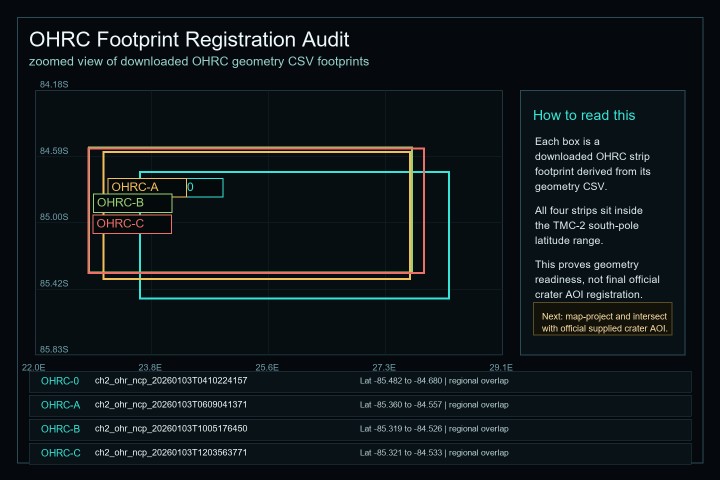
#> input picture data/processed/demo_assets/ohrc_footprint_registration_focus.png, 1440 x 960 px (shown at 1/2 size)
$ python -i derive_ohrc_registration_hazards.py   (imports and definitions only)
#> lines starting #> are read from the running program, lines starting #| are printed output that depends on the picture; after the words box and inside, x2 and y2 are one past the last pixel; in counts of white or black regions, pixels touching at a corner belong together
from __future__ import annotations

import csv
import json
import math
import xml.etree.ElementTree as ET
from collections import deque
from pathlib import Path

import numpy as np
from PIL import Image, ImageDraw, ImageEnhance, ImageFilter, ImageFont, ImageOps


ROOT = Path(__file__).resolve().parents[1]
EXTRACTED = ROOT / "data" / "processed" / "extracted_minimal"
AOI_DIR = ROOT / "data" / "aoi"
TMC_XML = (
    ROOT
    / "data"
    / "processed"
    / "extracted_tmc2_south_pole"
    / "data"
    / "derived"
    / "20231203"
    / "ch2_tmc_ndn_20231203T0019079527_d_dtm_d18.xml"
)
DERIVED = ROOT / "data" / "processed" / "derived_layers"
DEMO = ROOT / "data" / "processed" / "demo_assets"
SUMMARY = DERIVED / "ohrc_registration_hazard_summary.json"
FOOTPRINT_CARD = DEMO / "ohrc_footprint_registration_focus.png"
HAZARD_CARD = DEMO / "ohrc_hazard_extraction_focus.png"
OFFICIAL_AOI = AOI_DIR / "official_crater_aoi.geojson"
PROXY_AOI = AOI_DIR / "dsc1_proxy_registration_harness.geojson"

OHR_PRODUCTS = [
    {
        "id": "OHRC-0",
        "product": "ch2_ohr_ncp_20260103T0410224157",
        "browse": EXTRACTED / "browse" / "calibrated" / "20260103" / "ch2_ohr_ncp_20260103T0410224157_b_brw_d18.png",
        "geometry": EXTRACTED / "geometry" / "calibrated" / "20260103" / "ch2_ohr_ncp_20260103T0410224157_g_grd_d18.csv",
    },
    {
        "id": "OHRC-A",
        "product": "ch2_ohr_ncp_20260103T0609041371",
        "browse": EXTRACTED / "browse" / "calibrated" / "20260103" / "ch2_ohr_ncp_20260103T0609041371_b_brw_d18.png",
        "geometry": EXTRACTED / "geometry" / "calibrated" / "20260103" / "ch2_ohr_ncp_20260103T0609041371_g_grd_d18.csv",
    },
    {
        "id": "OHRC-B",
        "product": "ch2_ohr_ncp_20260103T1005176450",
        "browse": EXTRACTED / "browse" / "calibrated" / "20260103" / "ch2_ohr_ncp_20260103T1005176450_b_brw_d18.png",
        "geometry": EXTRACTED / "geometry" / "calibrated" / "20260103" / "ch2_ohr_ncp_20260103T1005176450_g_grd_d18.csv",
    },
    {
        "id": "OHRC-C",
        "product": "ch2_ohr_ncp_20260103T1203563771",
        "browse": EXTRACTED / "browse" / "calibrated" / "20260103" / "ch2_ohr_ncp_20260103T1203563771_b_brw_d18.png",
        "geometry": EXTRACTED / "geometry" / "calibrated" / "20260103" / "ch2_ohr_ncp_20260103T1203563771_g_grd_d18.csv",
    },
]


# [52 lines left out: functions local_text, tmc_bbox, sample_geometry, not called in this run]


def ranges_overlap(a_min: float, a_max: float, b_min: float, b_max: float) -> bool:
    return max(a_min, b_min) <= min(a_max, b_max)


# [78 lines left out: functions iter_geojson_coords, load_active_aoi, aoi_pixel_window, not called in this run]


def normalize_gray(img: Image.Image) -> np.ndarray:
    gray = np.asarray(img.convert("L")).astype("float32")
    lo, hi = np.percentile(gray, [2, 98])
    if hi <= lo:
        hi = lo + 1
    return np.clip((gray - lo) / (hi - lo), 0, 1)


def gradient_score(arr: np.ndarray) -> np.ndarray:
    gx = np.zeros_like(arr)
    gy = np.zeros_like(arr)
    gx[:, 1:-1] = arr[:, 2:] - arr[:, :-2]
    gy[1:-1, :] = arr[2:, :] - arr[:-2, :]
    grad = np.sqrt(gx * gx + gy * gy)
    lo, hi = np.percentile(grad, [80, 99.5])
    if hi <= lo:
        hi = lo + 1
    return np.clip((grad - lo) / (hi - lo), 0, 1)


# [37 lines left out: function connected_components, not called in this run]


def content_bbox(arr: np.ndarray) -> tuple[int, int, int, int]:
    mask = arr > max(0.03, float(np.percentile(arr, 68)) * 0.18)
    ys, xs = np.where(mask)
    if len(xs) == 0 or len(ys) == 0:
        return (0, 0, arr.shape[1], arr.shape[0])
    margin_x = max(8, int((xs.max() - xs.min()) * 0.04))
    margin_y = max(8, int((ys.max() - ys.min()) * 0.04))
    return (
        max(0, int(xs.min()) - margin_x),
        max(0, int(ys.min()) - margin_y),
        min(arr.shape[1], int(xs.max()) + margin_x),
        min(arr.shape[0], int(ys.max()) + margin_y),
    )


def hazard_candidates(img: Image.Image, source_window: list[int] | None = None) -> list[dict]:
    offset_x = 0
    offset_y = 0
    if source_window:
        x1, y1, x2, y2 = source_window
        img = img.crop((x1, y1, x2, y2))
        offset_x = x1
        offset_y = y1
    small = img.convert("L")
    small.thumbnail((720, 720), Image.Resampling.LANCZOS)
    arr = normalize_gray(small)
    grad = gradient_score(arr)
    x1, y1, x2, y2 = content_bbox(arr)
    tile = 34
    candidates: list[dict] = []
    for y in range(y1, max(y1 + 1, y2 - tile), tile // 2):
        for x in range(x1, max(x1 + 1, x2 - tile), tile // 2):
            patch = arr[y : y + tile, x : x + tile]
            edge = grad[y : y + tile, x : x + tile]
            if patch.size == 0:
                continue
            brightness = float(patch.mean())
            if brightness < 0.05:
                continue
            local_contrast = float(np.percentile(patch, 92) - np.percentile(patch, 8))
            edge_energy = float(edge.mean())
            dark_core = float(1.0 - np.percentile(patch, 20))
            score = 0.50 * local_contrast + 0.35 * edge_energy + 0.15 * dark_core
            candidates.append(
                {
                    "x": x + tile / 2,
                    "y": y + tile / 2,
                    "bbox": [x, y, x + tile, y + tile],
                    "area_px": int(tile * tile),
                    "compactness": float(local_contrast),
                    "score": score,
                }
            )
    candidates.sort(key=lambda item: item["score"], reverse=True)

    selected: list[dict] = []
    for candidate in candidates:
        if all(abs(candidate["x"] - prev["x"]) > tile * 1.2 or abs(candidate["y"] - prev["y"]) > tile * 1.2 for prev in selected):
            selected.append(candidate)
        if len(selected) >= 24:
            break

    scale_x = img.width / small.width
    scale_y = img.height / small.height
    for comp in selected:
        comp["x"] = comp["x"] * scale_x + offset_x
        comp["y"] = comp["y"] * scale_y + offset_y
        bx1, by1, bx2, by2 = comp["bbox"]
        comp["bbox"] = [
            bx1 * scale_x + offset_x,
            by1 * scale_y + offset_y,
            bx2 * scale_x + offset_x,
            by2 * scale_y + offset_y,
        ]
    return selected


# [208 lines left out: functions font, make_footprint_card, make_hazard_card, main, not called in this run]


# [2 lines not run here, left out]

>>> from PIL import Image
>>> picture = Image.open('../data/processed/demo_assets/ohrc_footprint_registration_focus.png')
#> picture is the input picture: PIL image 1440x960 RGB; mean R, G, B 15.5, 22.7, 25.6
>>> result = hazard_candidates(picture)
#> in hazard_candidates, `small.thumbnail((720, 720), Image.Resampling.LANCZOS)`:
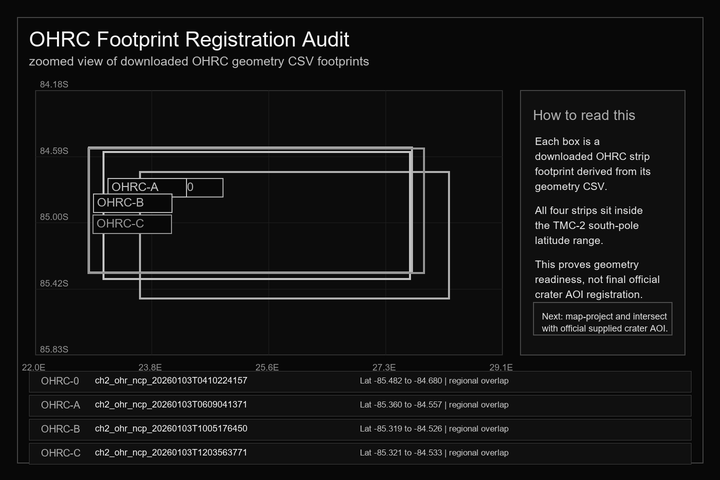
#> small: PIL image 720x480 L; min 0, max 255, mean 20.8
#> in normalize_gray, `lo, hi = np.percentile(gray, [2, 98])`: lo = 2; hi = 168
#> in normalize_gray, `return np.clip((gray - lo) / (hi - lo), 0, 1)`:
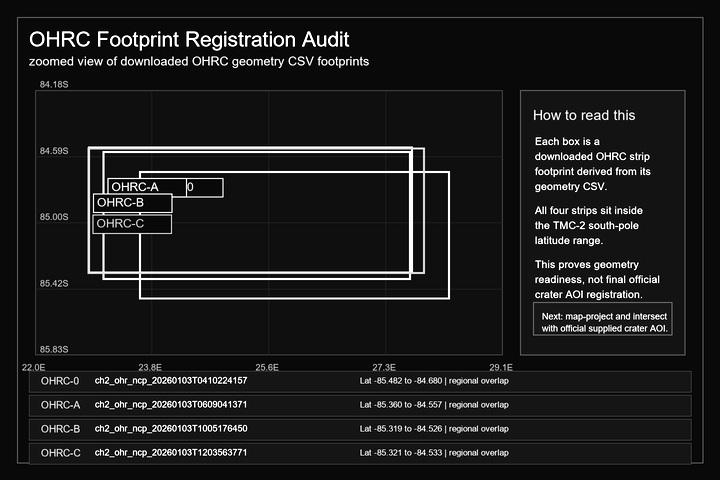
#> returned value: shape (480, 720) float32; min 0, max 1, mean 0.11
#> in gradient_score, `gx[:, 1:-1] = arr[:, 2:] - arr[:, :-2]`:
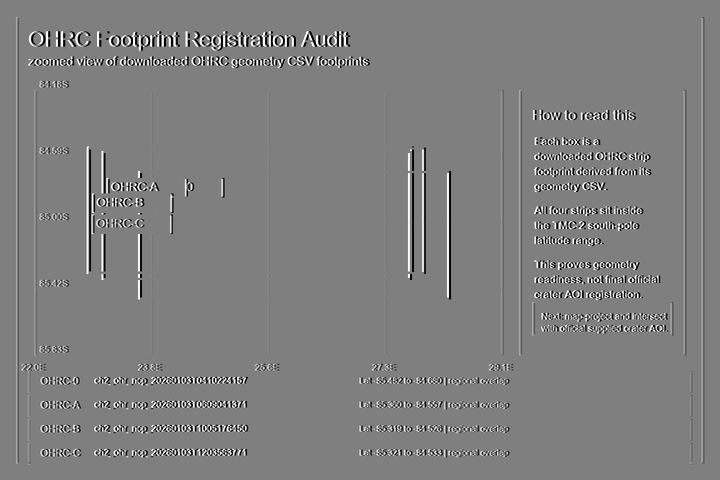
#> gx: shape (480, 720) float32; min -1, max 1, mean 2.33e-11; drawn with min black and max white
#> in gradient_score, `gy[1:-1, :] = arr[2:, :] - arr[:-2, :]`:
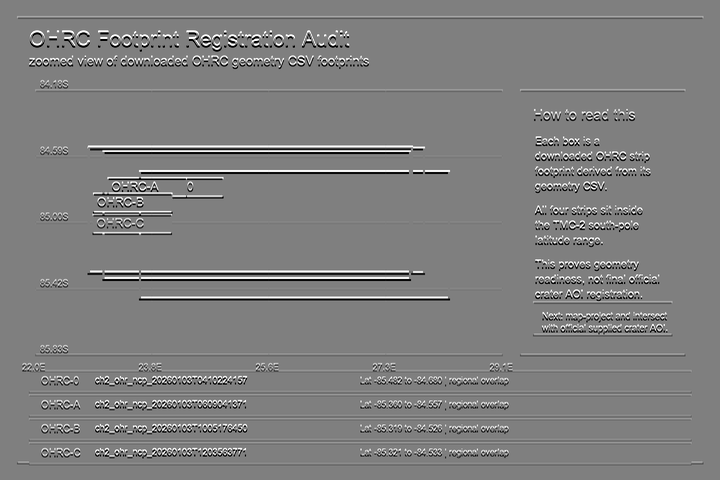
#> gy: shape (480, 720) float32; min -1, max 1, mean -4.29e-10; drawn with min black and max white
#> in gradient_score, `grad = np.sqrt(gx * gx + gy * gy)`:
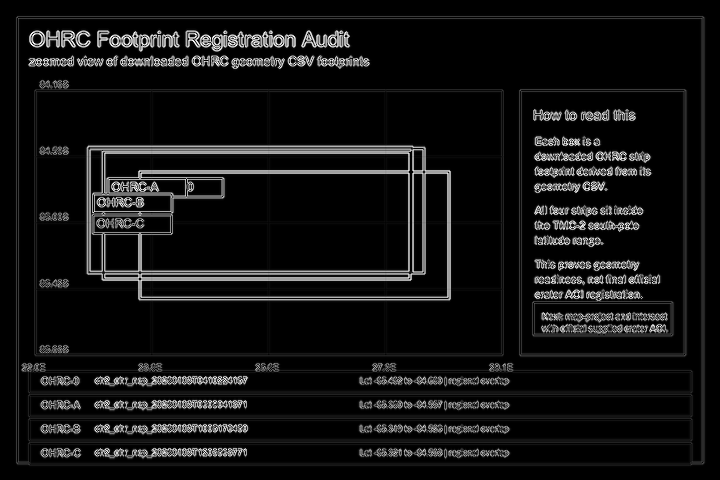
#> grad: shape (480, 720) float32; min 0, max 1.41, mean 0.103; drawn with min black and max white
#> in gradient_score, `lo, hi = np.percentile(grad, [80, 99.5])`: lo = 0.0846; hi = 1.18
#> in content_bbox, `mask = arr > max(0.03, float(np.percentile(arr, 68)) * 0.18)`:
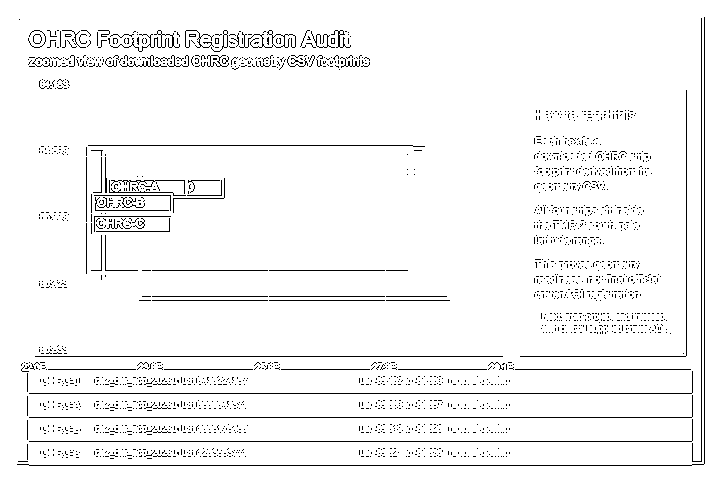
#> mask: shape (480, 720) bool; 95.9% white; black in thin lines or dots, all inside (x1, y1, x2, y2) = (17, 17, 705, 466)
#> in content_bbox, `margin_x = max(8, int((xs.max() - xs.min()) * 0.04))`: margin_x = 28
#> in content_bbox, `margin_y = max(8, int((ys.max() - ys.min()) * 0.04))`: margin_y = 19
#> in hazard_candidates, `x1, y1, x2, y2 = content_bbox(arr)`: x1 = 0; x2 = 720; y2 = 480
#> after the loop in hazard_candidates, `for y in range(y1, max(y1 + 1, y2 - tile), tile // 2):`:
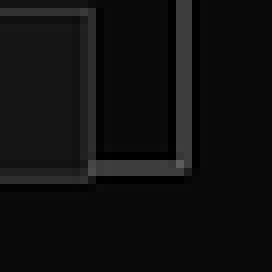
#> patch: shape (34, 34) float32 (shown 8 times larger); min 0, max 0.361, mean 0.0615
#> after the loop in hazard_candidates, `for y in range(y1, max(y1 + 1, y2 - tile), tile // 2):`: candidates = 1010 items
#> the loop in hazard_candidates, `for candidate in candidates:` made 131 passes
#> after the loop in hazard_candidates, `for candidate in candidates:`: selected = 24 items
#> the loop in hazard_candidates, `for comp in selected:` made 24 passes
#> (bx1, by1, bx2, by2) on passes 1 to 12: (204, 34, 238, 68), (119, 34, 153, 68), (119, 170, 153, 204), (255, 34, 289, 68), (306, 34, 340, 68), (34, 34, 68, 68), (544, 153, 578, 187), (170, 170, 204, 204), (204, 425, 238, 459), (595, 153, 629, 187), (187, 374, 221, 408), (136, 272, 170, 306)
#> result = 24 items

$ run again, on data/processed/demo_assets/cold_trap_proxy_focus.png
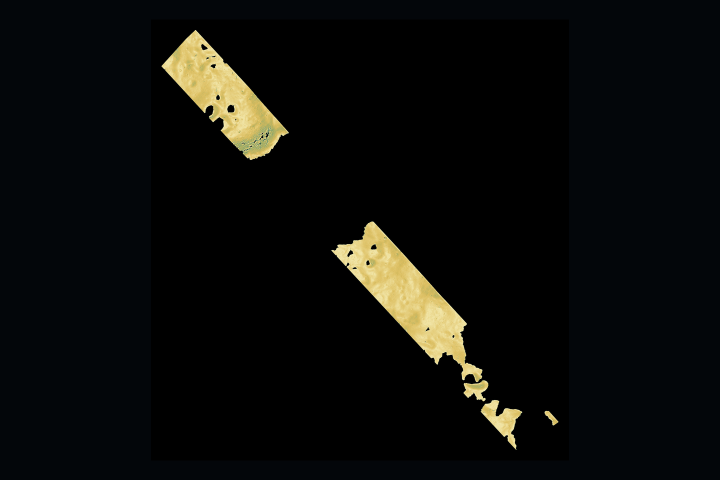
#> input picture data/processed/demo_assets/cold_trap_proxy_focus.png, 1440 x 960 px (shown at 1/2 size)
#> picture is the input picture: PIL image 1440x960 RGB; mean R, G, B 11.4, 11.9, 10.3
#> in normalize_gray, `lo, hi = np.percentile(gray, [2, 98])`: lo = 0; hi = 203
#> in gradient_score, `lo, hi = np.percentile(grad, [80, 99.5])`: lo = 0; hi = 0.817
#> in content_bbox, `mask = arr > max(0.03, float(np.percentile(arr, 68)) * 0.18)`:
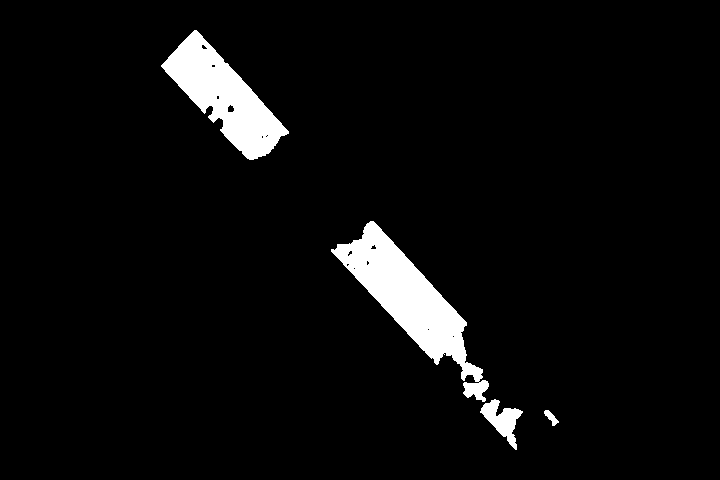
#> mask: shape (480, 720) bool; 4.7% white; 4 white regions, box (x1, y1, x2, y2) and area: (331, 221, 489, 402) 8425, (161, 30, 289, 160) 6741, (480, 399, 523, 450) 912, (544, 410, 559, 426) 106
#> ys = 16184 values from 30 to 449; xs = 16184 values, max 558 at index 15814, min 161 at index 1210, mean 338.6
#> margin_x = 15
#> margin_y = 16
#> x1 = 146; y1 = 14; x2 = 573; y2 = 465
#> after the loop in hazard_candidates, `for y in range(y1, max(y1 + 1, y2 - tile), tile // 2):`:
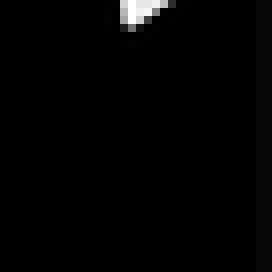
#> patch: shape (34, 34) float32 (shown 8 times larger); min 0, max 1, mean 0.0131
#> after the loop in hazard_candidates, `for y in range(y1, max(y1 + 1, y2 - tile), tile // 2):`: candidates = 116 items
#> the loop in hazard_candidates, `for candidate in candidates:` made 116 passes
#> after the loop in hazard_candidates, `for candidate in candidates:`: selected = 14 items
#> the loop in hazard_candidates, `for comp in selected:` made 14 passes
#> (bx1, by1, bx2, by2) on passes 1 to 8: (452, 371, 486, 405), (333, 235, 367, 269), (197, 99, 231, 133), (248, 133, 282, 167), (197, 31, 231, 65), (486, 422, 520, 456), (401, 320, 435, 354), (384, 235, 418, 269)

$ run again, on data/processed/demo_assets/data_derived_traverse_focus.png
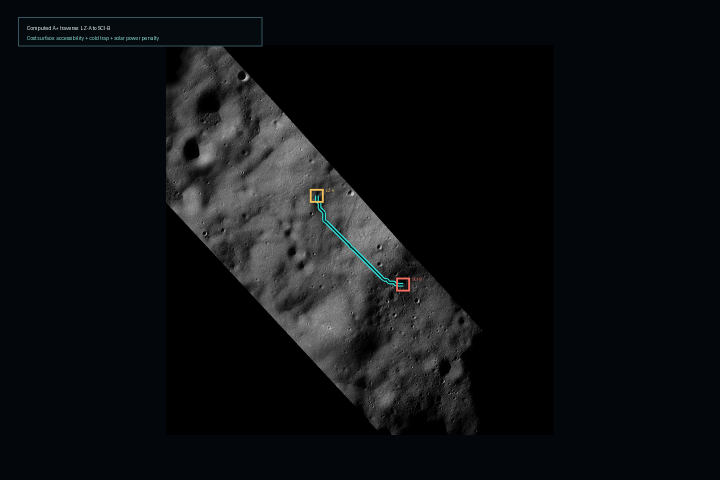
#> input picture data/processed/demo_assets/data_derived_traverse_focus.png, 1440 x 960 px (shown at 1/2 size)
#> picture is the input picture: PIL image 1440x960 RGB; mean R, G, B 13.5, 15.4, 17.6
#> in normalize_gray, `lo, hi = np.percentile(gray, [2, 98])`: lo = 0; hi = 110
#> in gradient_score, `grad = np.sqrt(gx * gx + gy * gy)`:
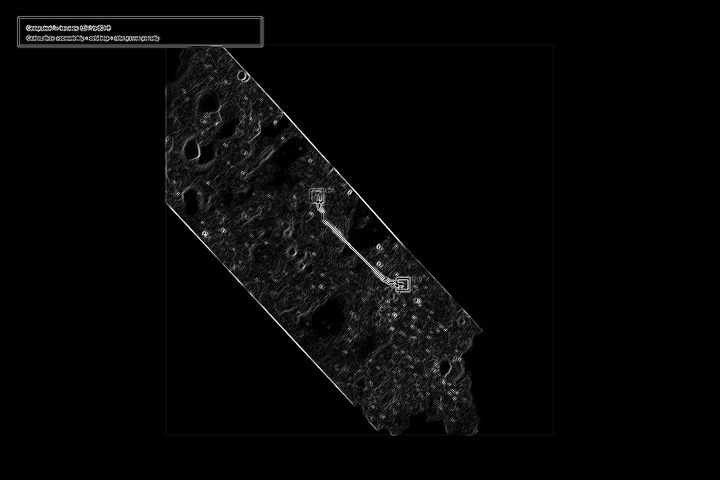
#> grad: shape (480, 720) float32; min 0, max 1.41, mean 0.0334; drawn with min black and max white
#> in gradient_score, `lo, hi = np.percentile(grad, [80, 99.5])`: lo = 0; hi = 0.726
#> in content_bbox, `mask = arr > max(0.03, float(np.percentile(arr, 68)) * 0.18)`:
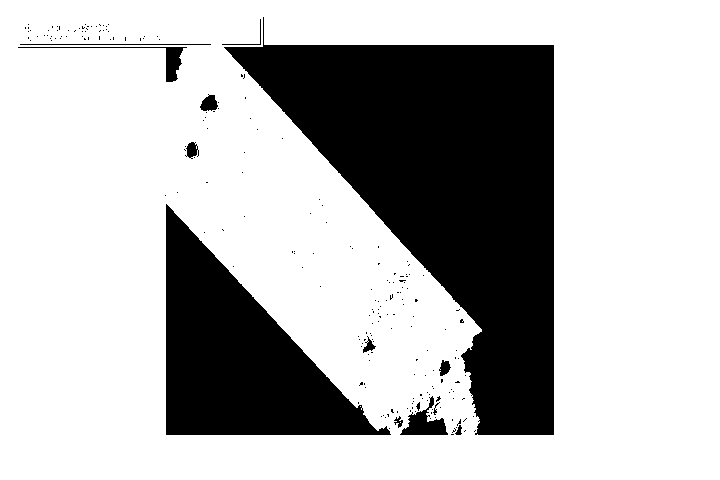
#> mask: shape (480, 720) bool; 72.8% white; 217 black regions (203 under 20 px), largest, box (x1, y1, x2, y2) and area: (224, 17, 554, 435) 66095, (166, 204, 391, 435) 25029, (400, 396, 448, 435) 790
#> margin_x = 28
#> margin_y = 19
#> x1 = 0; x2 = 720; y2 = 480
#> after the loop in hazard_candidates, `for y in range(y1, max(y1 + 1, y2 - tile), tile // 2):`: candidates = 757 items
#> after the loop in hazard_candidates, `for candidate in candidates:`: selected = 24 items
#> the loop in hazard_candidates, `for comp in selected:` made 24 passes
#> (bx1, by1, bx2, by2) on passes 1 to 8: (374, 272, 408, 306), (323, 170, 357, 204), (272, 306, 306, 340), (374, 221, 408, 255), (170, 136, 204, 170), (170, 204, 204, 238), (272, 102, 306, 136), (204, 85, 238, 119)

$ run again, on data/processed/demo_assets/dfsar_polarimetry_audit_focus.png
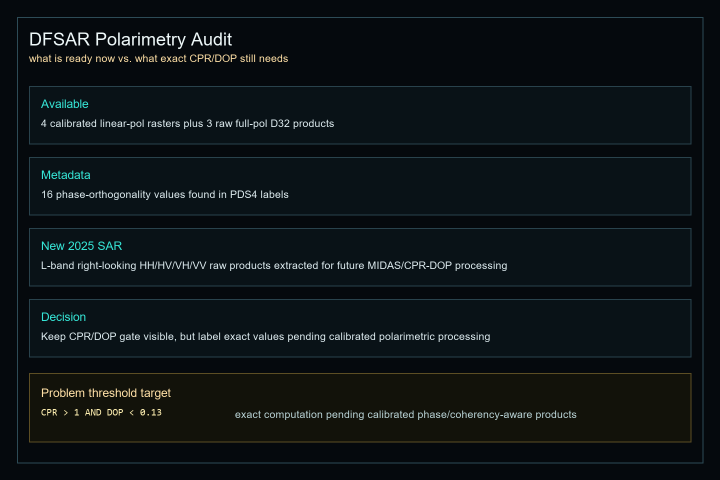
#> input picture data/processed/demo_assets/dfsar_polarimetry_audit_focus.png, 1440 x 960 px (shown at 1/2 size)
#> picture is the input picture: PIL image 1440x960 RGB; mean R, G, B 13.3, 19.7, 22.3
#> in normalize_gray, `lo, hi = np.percentile(gray, [2, 98])`: lo = 3; hi = 115
#> in gradient_score, `lo, hi = np.percentile(grad, [80, 99.5])`: lo = 0.0446; hi = 1.28
#> mask: shape (480, 720) bool; 97.1% white; black in thin lines or dots, all inside (x1, y1, x2, y2) = (17, 17, 705, 465)
#> margin_x = 28
#> margin_y = 19
#> x1 = 0; x2 = 720; y2 = 480
#> after the loop in hazard_candidates, `for y in range(y1, max(y1 + 1, y2 - tile), tile // 2):`:
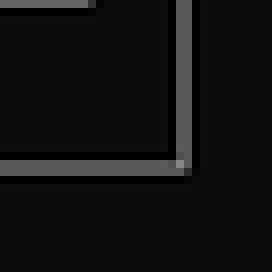
#> patch: shape (34, 34) float32 (shown 8 times larger); min 0, max 0.527, mean 0.0681
#> after the loop in hazard_candidates, `for y in range(y1, max(y1 + 1, y2 - tile), tile // 2):`: candidates = 1061 items
#> the loop in hazard_candidates, `for candidate in candidates:` made 120 passes
#> after the loop in hazard_candidates, `for candidate in candidates:`: selected = 24 items
#> the loop in hazard_candidates, `for comp in selected:` made 24 passes
#> (bx1, by1, bx2, by2) on passes 1 to 8: (204, 34, 238, 68), (136, 34, 170, 68), (51, 34, 85, 68), (68, 238, 102, 272), (51, 170, 85, 204), (51, 306, 85, 340), (374, 255, 408, 289), (85, 391, 119, 425)
